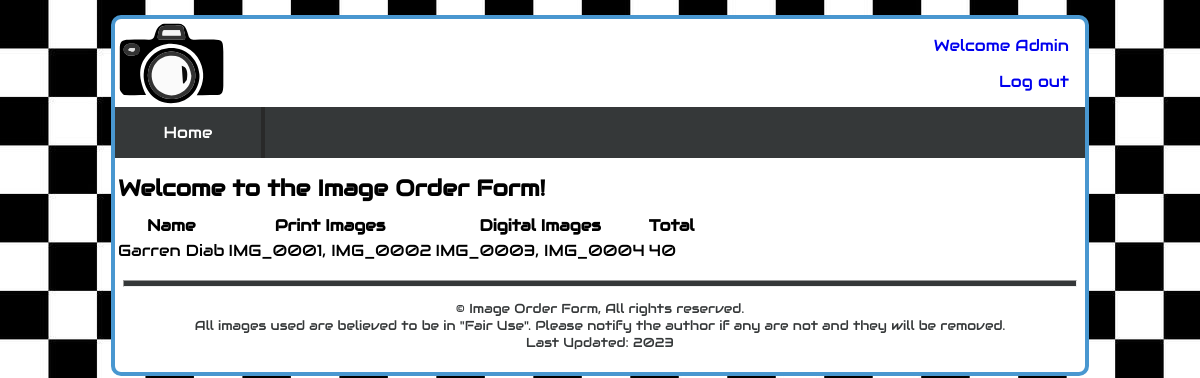
Page / (signed in) on the committed database.
### tables this page shows
CREATE TABLE `orders` (
  `orderId` int UNSIGNED NOT NULL,
  `orderFirstname` varchar(30) NOT NULL,
  `orderLastname` varchar(30) NOT NULL,
  `orderPhone` varchar(10) NOT NULL,
  `orderPrint` text NOT NULL,
  `orderDigital` text NOT NULL,
  `orderAmount` smallint NOT NULL
);

### model/main-model.php (called while the page is built, shortened)
<?php
function getOrders()
{
    $db = orderFormConnect();
    $sql = 'SELECT * FROM orders';
    $stmt = $db->prepare($sql);
    $stmt->execute();
    $orders = $stmt->fetchAll(PDO::FETCH_ASSOC);
    return $orders;
}

### library/functions.php (the view, shortened to what this page needs)
<?php
function displayOrderList($orders)
{
    $orderTable = '<thead>
    <tr>
    <th>Name</th>
    <th>Print Images</th>
    <th>Digital Images</th>
    <th>Total</th>
    </tr>
    </thead>
    <tbody>
    <tr>';
    foreach ($orders as $order) {
        $orderTable .= "<td>" . $order['orderFirstname'] . " " . $order['orderLastname'] . "</td>";
        $orderTable .= "<td>" . $order['orderPrint'] . "</td>";
        $orderTable .= "<td>" . $order['orderDigital'] . "</td>";
        $orderTable .= "<td>" . $order['orderAmount'] . "</td></tr>";
    }
    $orderTable .= '</tbody>';
    return $orderTable;
}

### css/main.css (style rules this page uses)
:root { --button-color: #0072b1; --button-hover: #a1caf1; --nav: #353839; --nav-hover: #4997d0; --sub-nav: #292929; }
body { background-color: white; margin: 0 auto; font-family: 'Audiowide', cursive; }
@media only screen and (min-width: 750px) { html { background-image: url('../images/site/small_check.jpg'); } }
@media only screen and (min-width: 750px) { body { border: 4px solid var(--nav-hover); border-radius: 10px; max-width: 970px; margin: 15px auto; } }

### rows in the picture
orders: orderFirstname "Garren", orderLastname "Diab", orderPrint "IMG_0001, IMG_0002", orderDigital "IMG_0003, IMG_0004", orderAmount "40"

### other values in the picture
$_SESSION['clientData']['clientFirstname'] "Admin"
